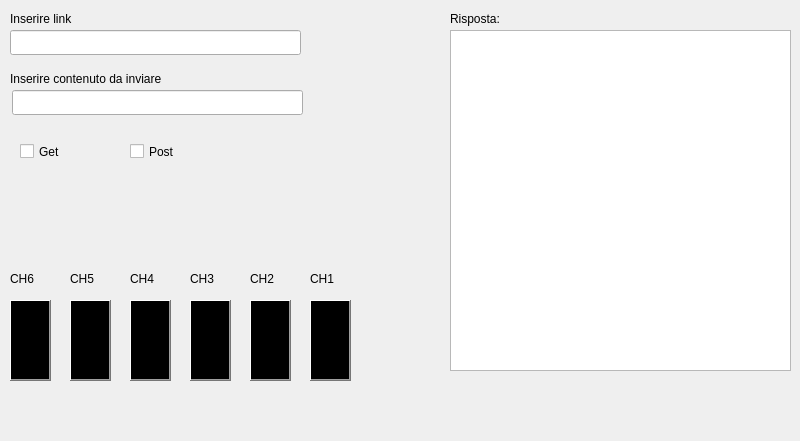
<?xml version="1.0" encoding="UTF-8"?>
<ui version="4.0">
 <class>MainWindow</class>
 <widget class="QMainWindow" name="MainWindow">
  <property name="geometry">
   <rect>
    <x>0</x>
    <y>0</y>
    <width>800</width>
    <height>441</height>
   </rect>
  </property>
  <property name="windowTitle">
   <string>MainWindow</string>
  </property>
  <widget class="QWidget" name="centralwidget">
   <widget class="QLabel" name="label">
    <property name="geometry">
     <rect>
      <x>10</x>
      <y>10</y>
      <width>131</width>
      <height>17</height>
     </rect>
    </property>
    <property name="text">
     <string>Inserire link</string>
    </property>
   </widget>
   <widget class="QLabel" name="label_2">
    <property name="geometry">
     <rect>
      <x>10</x>
      <y>70</y>
      <width>301</width>
      <height>17</height>
     </rect>
    </property>
    <property name="text">
     <string>Inserire contenuto da inviare</string>
    </property>
   </widget>
   <widget class="QLabel" name="label_3">
    <property name="geometry">
     <rect>
      <x>10</x>
      <y>270</y>
      <width>31</width>
      <height>17</height>
     </rect>
    </property>
    <property name="text">
     <string>CH6</string>
    </property>
   </widget>
   <widget class="QLabel" name="label_4">
    <property name="geometry">
     <rect>
      <x>70</x>
      <y>270</y>
      <width>31</width>
      <height>17</height>
     </rect>
    </property>
    <property name="text">
     <string>CH5</string>
    </property>
   </widget>
   <widget class="QLabel" name="label_5">
    <property name="geometry">
     <rect>
      <x>130</x>
      <y>270</y>
      <width>31</width>
      <height>17</height>
     </rect>
    </property>
    <property name="text">
     <string>CH4</string>
    </property>
   </widget>
   <widget class="QLabel" name="label_6">
    <property name="geometry">
     <rect>
      <x>190</x>
      <y>270</y>
      <width>31</width>
      <height>17</height>
     </rect>
    </property>
    <property name="text">
     <string>CH3</string>
    </property>
   </widget>
   <widget class="QLabel" name="label_7">
    <property name="geometry">
     <rect>
      <x>250</x>
      <y>270</y>
      <width>31</width>
      <height>17</height>
     </rect>
    </property>
    <property name="text">
     <string>CH2</string>
    </property>
   </widget>
   <widget class="QLabel" name="label_8">
    <property name="geometry">
     <rect>
      <x>310</x>
      <y>270</y>
      <width>31</width>
      <height>17</height>
     </rect>
    </property>
    <property name="text">
     <string>CH1</string>
    </property>
   </widget>
   <widget class="QTextBrowser" name="output">
    <property name="geometry">
     <rect>
      <x>450</x>
      <y>30</y>
      <width>341</width>
      <height>341</height>
     </rect>
    </property>
   </widget>
   <widget class="QLabel" name="label_9">
    <property name="geometry">
     <rect>
      <x>450</x>
      <y>10</y>
      <width>131</width>
      <height>17</height>
     </rect>
    </property>
    <property name="text">
     <string>Risposta:</string>
    </property>
   </widget>
   <widget class="QLineEdit" name="linkEdit">
    <property name="geometry">
     <rect>
      <x>10</x>
      <y>30</y>
      <width>291</width>
      <height>25</height>
     </rect>
    </property>
   </widget>
   <widget class="QLineEdit" name="contentEdit">
    <property name="geometry">
     <rect>
      <x>12</x>
      <y>90</y>
      <width>291</width>
      <height>25</height>
     </rect>
    </property>
   </widget>
   <widget class="QCheckBox" name="checkBox">
    <property name="geometry">
     <rect>
      <x>20</x>
      <y>140</y>
      <width>92</width>
      <height>23</height>
     </rect>
    </property>
    <property name="text">
     <string>Get</string>
    </property>
   </widget>
   <widget class="QCheckBox" name="checkBox_2">
    <property name="geometry">
     <rect>
      <x>130</x>
      <y>140</y>
      <width>92</width>
      <height>23</height>
     </rect>
    </property>
    <property name="text">
     <string>Post</string>
    </property>
   </widget>
   <widget class="QPushButton" name="ch6">
    <property name="geometry">
     <rect>
      <x>10</x>
      <y>300</y>
      <width>41</width>
      <height>81</height>
     </rect>
    </property>
    <property name="styleSheet">
     <string notr="true">background-color: qlineargradient(spread:pad, x1:1, y1:1, x2:1, y2:1, stop:0 rgba(0, 0, 0, 255), stop:1 rgba(255, 255, 255, 255));</string>
    </property>
    <property name="text">
     <string/>
    </property>
   </widget>
   <widget class="QPushButton" name="ch5">
    <property name="geometry">
     <rect>
      <x>70</x>
      <y>300</y>
      <width>41</width>
      <height>81</height>
     </rect>
    </property>
    <property name="styleSheet">
     <string notr="true">background-color: qlineargradient(spread:pad, x1:1, y1:1, x2:1, y2:1, stop:0 rgba(0, 0, 0, 255), stop:1 rgba(255, 255, 255, 255));</string>
    </property>
    <property name="text">
     <string/>
    </property>
   </widget>
   <widget class="QPushButton" name="ch4">
    <property name="geometry">
     <rect>
      <x>130</x>
      <y>300</y>
      <width>41</width>
      <height>81</height>
     </rect>
    </property>
    <property name="styleSheet">
     <string notr="true">background-color: qlineargradient(spread:pad, x1:1, y1:1, x2:1, y2:1, stop:0 rgba(0, 0, 0, 255), stop:1 rgba(255, 255, 255, 255));</string>
    </property>
    <property name="text">
     <string/>
    </property>
   </widget>
   <widget class="QPushButton" name="ch3">
    <property name="geometry">
     <rect>
      <x>190</x>
      <y>300</y>
      <width>41</width>
      <height>81</height>
     </rect>
    </property>
    <property name="styleSheet">
     <string notr="true">background-color: qlineargradient(spread:pad, x1:1, y1:1, x2:1, y2:1, stop:0 rgba(0, 0, 0, 255), stop:1 rgba(255, 255, 255, 255));</string>
    </property>
    <property name="text">
     <string/>
    </property>
   </widget>
   <widget class="QPushButton" name="ch2">
    <property name="geometry">
     <rect>
      <x>250</x>
      <y>300</y>
      <width>41</width>
      <height>81</height>
     </rect>
    </property>
    <property name="styleSheet">
     <string notr="true">background-color: qlineargradient(spread:pad, x1:1, y1:1, x2:1, y2:1, stop:0 rgba(0, 0, 0, 255), stop:1 rgba(255, 255, 255, 255));</string>
    </property>
    <property name="text">
     <string/>
    </property>
   </widget>
   <widget class="QPushButton" name="ch1">
    <property name="geometry">
     <rect>
      <x>310</x>
      <y>300</y>
      <width>41</width>
      <height>81</height>
     </rect>
    </property>
    <property name="styleSheet">
     <string notr="true">background-color: qlineargradient(spread:pad, x1:1, y1:1, x2:1, y2:1, stop:0 rgba(0, 0, 0, 255), stop:1 rgba(255, 255, 255, 255));</string>
    </property>
    <property name="text">
     <string/>
    </property>
   </widget>
  </widget>
  <widget class="QMenuBar" name="menubar">
   <property name="geometry">
    <rect>
     <x>0</x>
     <y>0</y>
     <width>800</width>
     <height>22</height>
    </rect>
   </property>
  </widget>
 </widget>
 <resources/>
 <connections/>
</ui>
